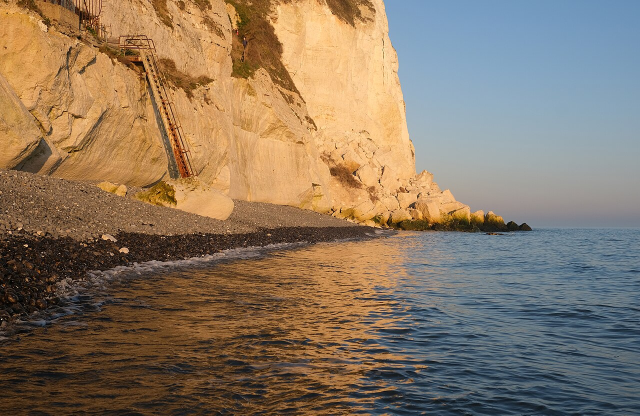
#> input picture engine/assets/photos/dover.jpg, 1280 x 831 px, given in place of a, which was not available (shown at 1/2 size)
$ python -i news6.py   (imports and definitions only)
#> lines starting #> are read from the running program, lines starting #| are printed output that depends on the picture; pictures that were not available may be replaced by others from this repository, and a replacement may not be noted
"""The Noggin Times, v6: cinematic "news you missed" Short (owner's reference: lifestyle-news reels).

Look: full-screen real photos with a slow push/pan, warm film grade, grain and vignette; big centred serif captions
that change phrase by phrase in sync with a smooth British female voiceover (tts.py: Kokoro bf_emma, offline; ed["voice"]="us" = Piper male); a
"This Week in / The Noggin Times" title card over a photo collage; an italic category collage; crossfades.
No presenter on camera (never real people's faces). Sound: voiceover + a very soft ambient pad.

Edition data = one NEWS entry from a news day file (same fields as news_sample4.py). Optional extras:
  item["vo"]  = [sentence for photo 1, sentence(s) for photo 2]   (default: [text, detail])
  brief["vo"] = "one or two short sentences"                      (default: title + ".")
  edition["vo_open"], edition["vo_outro"], edition["cats"] (4 short words for the category collage)
Write every vo line the way it should be SPOKEN and SHOWN (captions show the same words). Digits are fine
("$125", "1940s", "120 mph"); tts.py spells them out.

Usage:  python3 news6.py days/<file>.py <index> out.mp4 [--stills]
Photos: the bigger the better (ask Commons for iiurlwidth=2560); anything under ~1000 px tall looks soft full-screen.
"""
import math, os, re, subprocess, sys, importlib.util
import numpy as np
from PIL import Image, ImageDraw, ImageFont, ImageFilter
HERE = os.path.dirname(os.path.abspath(__file__)); sys.path.insert(0, HERE)
import tts
from news5 import calm_bed

W, H, FPS = 1080, 1920, 30
XF = 0.4                                   # crossfade
FONTS = os.path.join(HERE, "assets", "fonts")
SERIF, ITAL = os.path.join(FONTS, "texgyretermes-regular.otf"), os.path.join(FONTS, "texgyretermes-italic.otf")
def F(p, s): return ImageFont.truetype(p, s)
def ease(x): x = min(1, max(0, x)); return x*x*(3 - 2*x)

# ---------------------------------------------------------------- look
def grade(im):
    a = np.asarray(im.convert("RGB"), dtype=np.float32)/255
    lum = (a*[0.299, 0.587, 0.114]).sum(2, keepdims=True)
    a = lum + (a - lum)*0.82                                      # a little less saturated
    a = a*[1.04, 1.0, 0.93] + [0.012, 0.004, -0.004]              # warm
    a = np.clip(a, 0, 1); a = a*a*(3 - 2*a)*0.55 + a*0.45          # gentle S-curve
    a = 0.045 + a*0.91                                            # lifted blacks, soft highlights
    return Image.fromarray((np.clip(a, 0, 1)*255).astype(np.uint8))

# [6 lines left out: function make_overlay, not called in this run]

GRAIN = []
# [8 lines left out: function grains, not called in this run]

class Photo:
    """A graded photo ready for a slow push-in / pan. mode: 'push' or 'pan'."""
    cache = {}
    # [15 lines left out: functions __init__, at, not called in this run]

def collage(paths, n=4):
    """2x2 photo collage with thin dark gutters (title card and category screen)."""
#> called with paths = 'assets/photos/dover.jpg', n = 4
    out = Image.new("RGB", (W, H), (12, 10, 9)); g = 8; cw, ch = (W - g)//2, (H - g)//2
    for k, p in enumerate(paths[:4]):
        im = Image.open(os.path.join(HERE, p)).convert("RGB"); s = max(cw/im.width, ch/im.height)
#> in collage, im is the input picture: PIL image 1280x831 RGB; mean R, G, B 137.6, 119, 98.4
#> after `s = max(cw / im.width, ch / im.height)`: s = 1.15
        im = im.resize((math.ceil(im.width*s), math.ceil(im.height*s)), Image.LANCZOS)
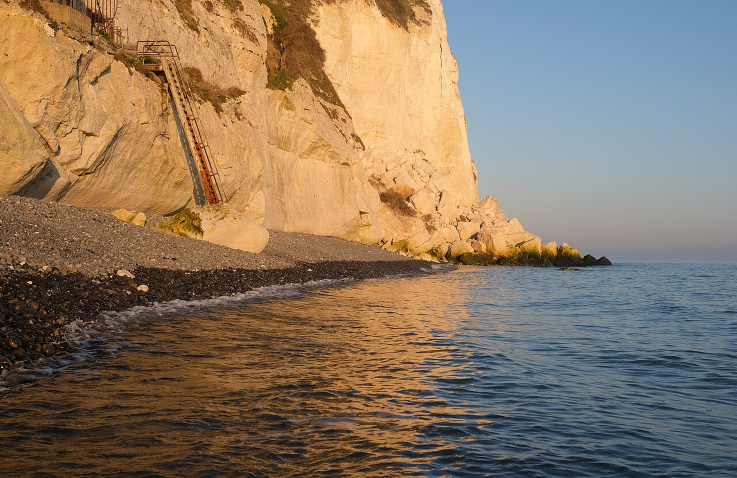
#> im: PIL image 1473x956 RGB (shown at 1/2 size); mean R, G, B 137.6, 119, 98.4
        x0, y0 = (im.width - cw)//2, (im.height - ch)//2
#> x0 = 468; y0 = 0
        out.paste(grade(im.crop((x0, y0, x0 + cw, y0 + ch))), ((k % 2)*(cw + g), (k//2)*(ch + g)))
#> in grade, `a = np.asarray(im.convert("RGB"), dtype=np.float32)/255`:
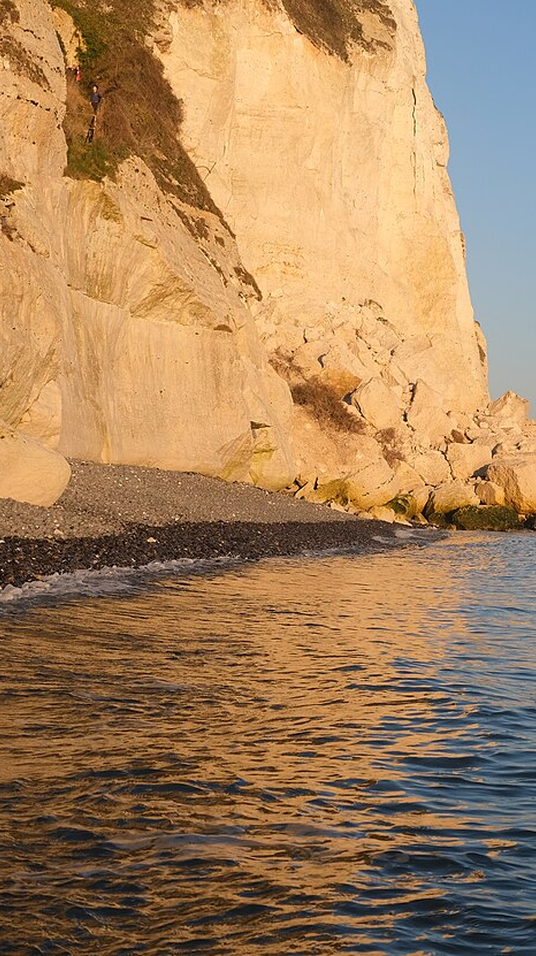
#> a: shape (956, 536, 3) float32; mean R, G, B 0.647, 0.509, 0.362
#> in grade, `lum = (a*[0.299, 0.587, 0.114]).sum(2, keepdims=True)`:
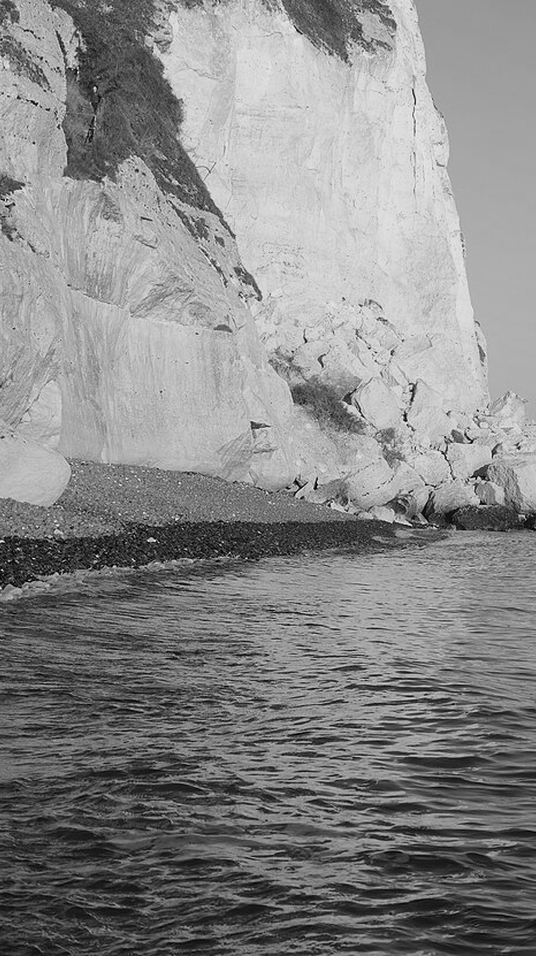
#> lum: shape (956, 536, 1) float64; min 0, max 0.988, mean 0.533
#> in grade, `a = a*[1.04, 1.0, 0.93] + [0.012, 0.004, -0.004]`:
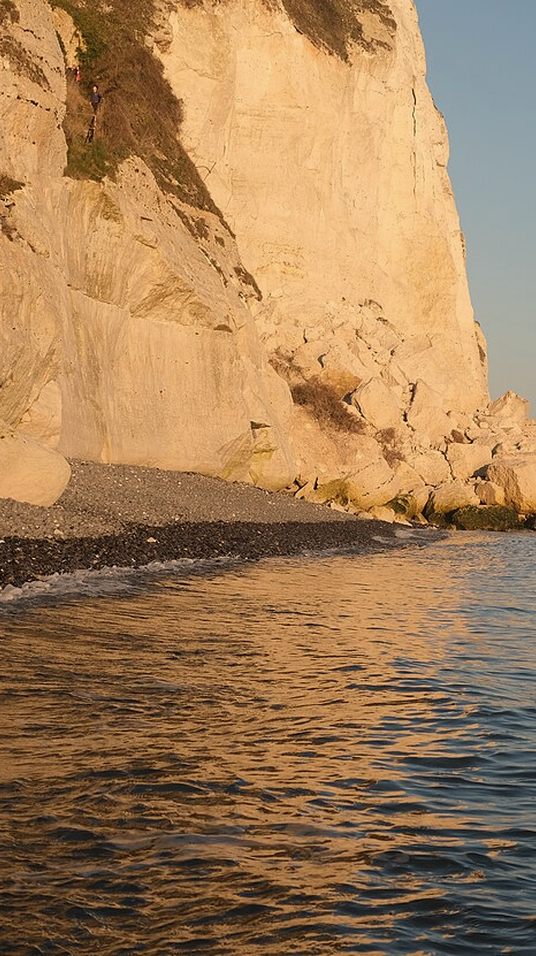
#> a: shape (956, 536, 3) float64; mean R, G, B 0.664, 0.517, 0.361; drawn with min black and max white
#> in grade, `a = a * a * (3 - 2 * a) * 0.55 + a * 0.45`:
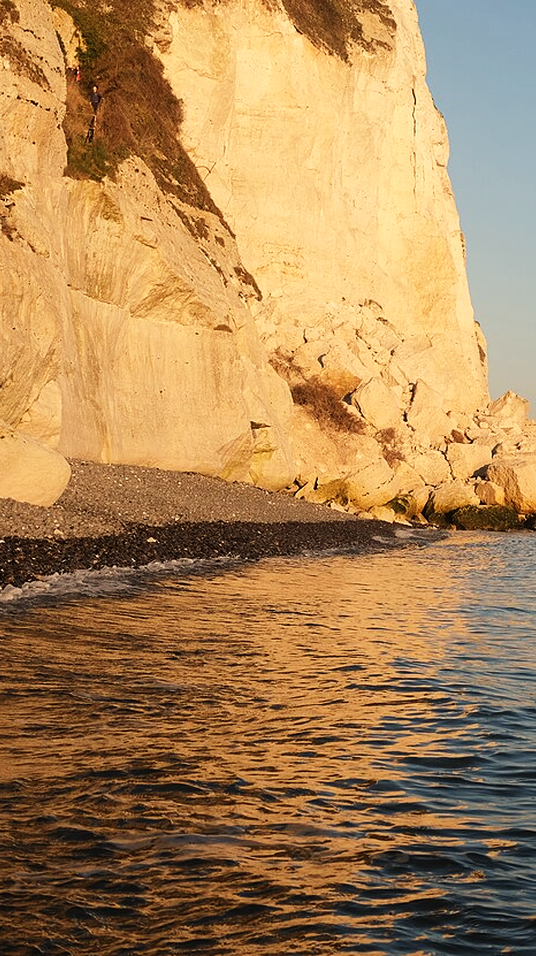
#> a: shape (956, 536, 3) float64; mean R, G, B 0.673, 0.523, 0.339
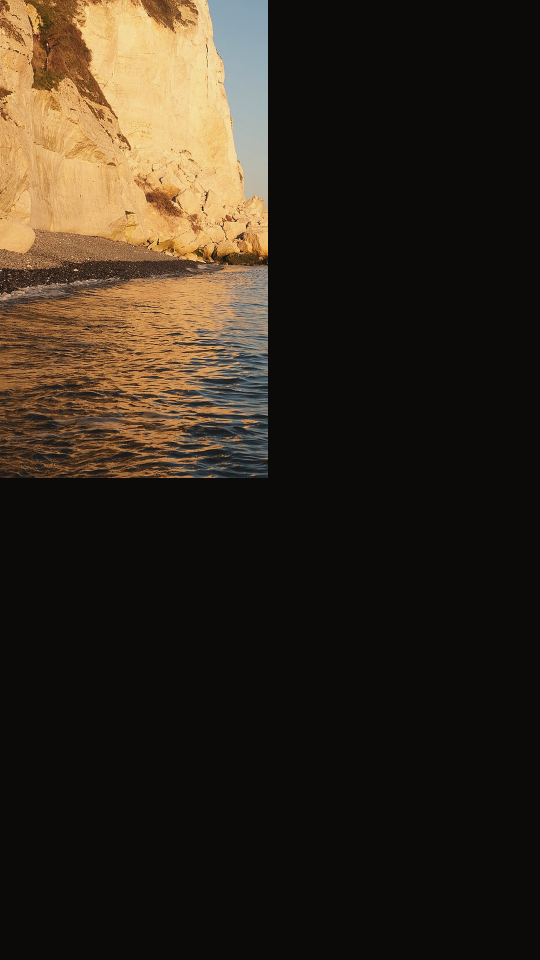
#> out: PIL image 1080x1920 RGB (shown at 1/2 size); mean R, G, B 50.3, 40.2, 29
#> pass 2 of the loop in collage, `for k, p in enumerate(paths[:4]):`:
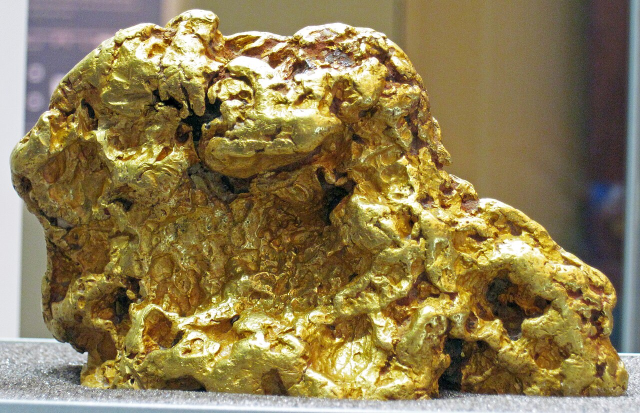
#> input picture engine/assets/photos/gold.jpg, 1280 x 826 px, given in place of s, which was not available (shown at 1/2 size)
#> in collage, im is the input picture: PIL image 1280x826 RGB; mean R, G, B 141.5, 124.5, 81.6
#> im: PIL image 1482x957 RGB
#> in grade (call 2), `a = a * a * (3 - 2 * a) * 0.55 + a * 0.45`:
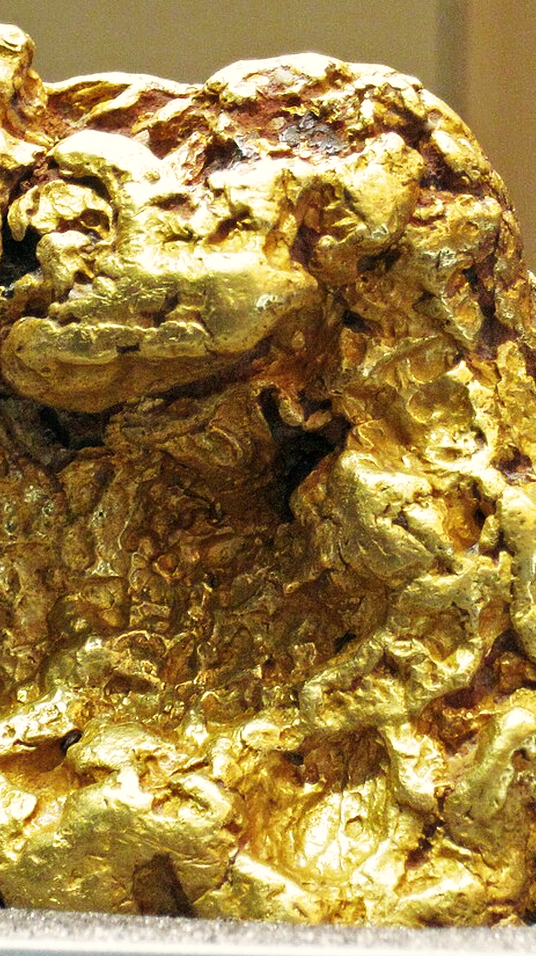
#> a: shape (956, 536, 3) float64; mean R, G, B 0.622, 0.509, 0.271
#> in collage, `out.paste(grade(im.crop((x0, y0, x0 + cw, y0 + ch))), ((k % 2)*(cw + g..`:
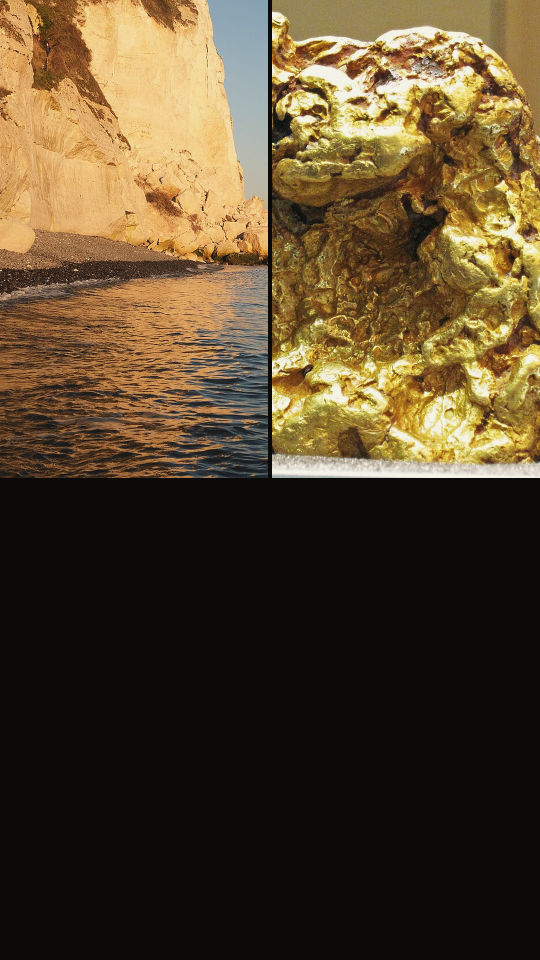
#> out: PIL image 1080x1920 RGB (shown at 1/2 size); mean R, G, B 85.7, 69.6, 45
    return out

# ---------------------------------------------------------------- text
# [23 lines left out: functions text_img, put, not called in this run]

SMALL = set("a an the to of for in on at by with and or but his her its their my your our one two three four five six seven eight nine ten is was are it that this".split())
# [134 lines left out: functions phrases, build, render, not called in this run]

# [4 lines not run here, left out]

>>> result = collage('assets/photos/dover.jpg')
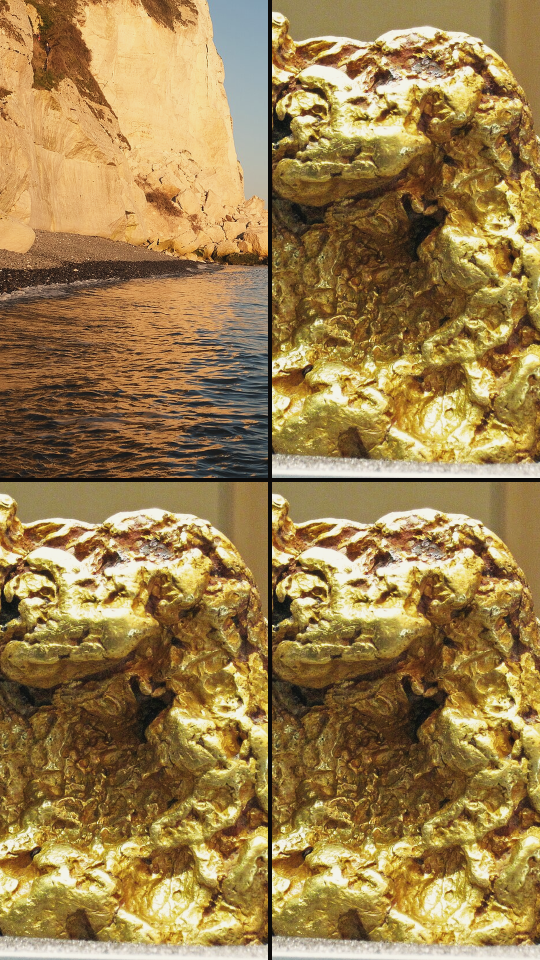
#> result: PIL image 1080x1920 RGB (shown at 1/2 size); mean R, G, B 156.5, 128.4, 77.1
